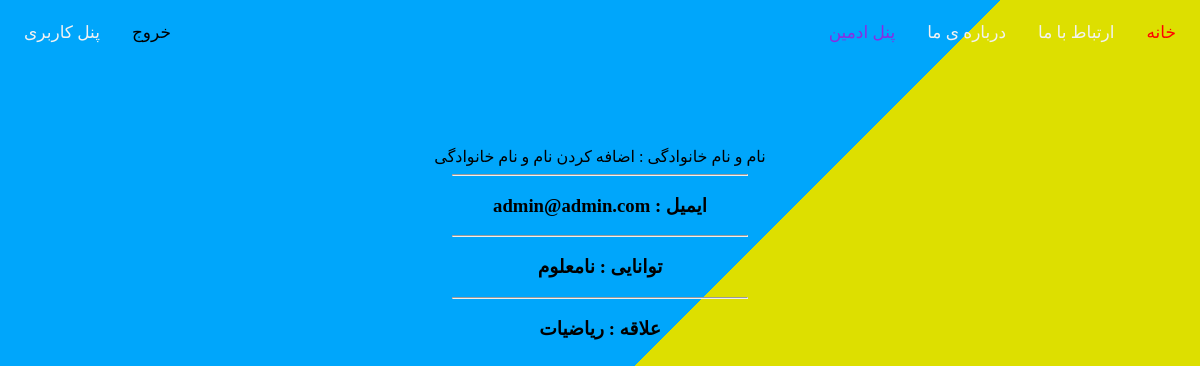
The page /user_pannel (signed in) on the database as committed earlier.
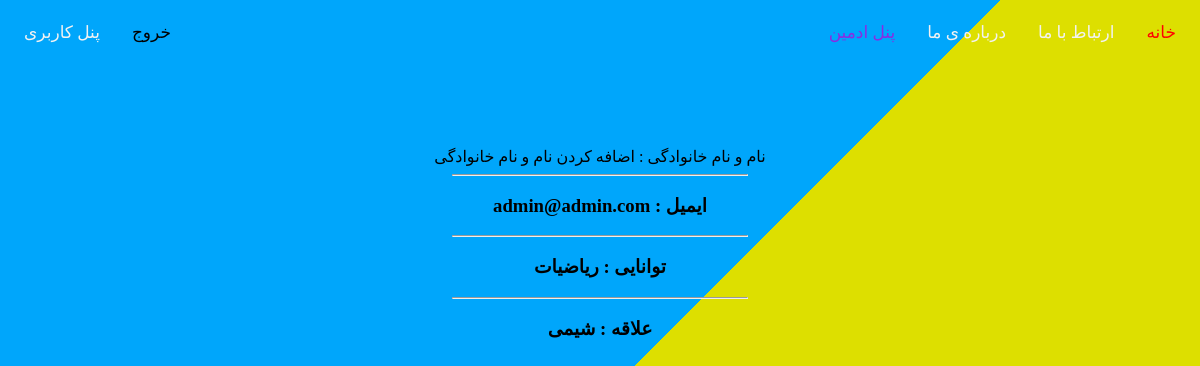
The same page on the database as committed later.
### user_App/models.py (models this page shows, shortened)
class PersonModel(models.Model):
    user = models.OneToOneField(
        User,
        on_delete=models.CASCADE,
        related_name="user_person",
        verbose_name="کاربر"
    )
    ability = models.CharField(max_length=300, null=True, blank=True, verbose_name="توانایی های کاربر")
    favorite = models.CharField(max_length=300, null=True, blank=True, verbose_name="علاقه های کاربر")
    review = models.CharField(max_length=300, null=True, blank=True, verbose_name="ارزیابی کلی")
    class Meta:
        verbose_name = "بررسی شخصیتی"
        verbose_name_plural = "بررسی های شخصیت ها"

### user_App/views.py (the view)
# urls.py: path("user_pannel", views.UserPannelView.as_view(), name="user-pannel")
class UserPannelView(View):
    def get(self, request: HttpRequest):
        if request.user.id != None:
            user: User = User.objects.filter(email__iexact=request.user.email).first()
            person_model: PersonModel = PersonModel.objects.filter(user_id__exact=request.user.id).first()
            context = {
                "user":user,
                "person_model":person_model
            }
            return render(request, "user/user_pannel.html", context)
        else:
            login_form = RegisterForm()
            context = {
                "login_form": login_form
            }
            return render(request, "user/login.html", context)

### templates/user/user_pannel.html (shortened to what this page needs)
{% extends "shared/blank.html" %}
{% block content %}
    <br><br><br><br><br>
    {% if user.first_name == "" %}
        <div class="txt-userpannel"><a href="#"> نام و نام خانوادگی : اضافه کردن نام و نام خانوادگی</a></div>
        <hr class="hr-userpannel">
    {% else %}
        <h3 class="txt-userpannel">{{ user.first_name }} {{ user.last_name }}</h3>
        <hr class="hr-userpannel">
    {% endif %}
    <h3 class="txt-userpannel">{{ user.email }} : ایمیل </h3>
    {% if person_model.ability != None %}
        <hr class="hr-userpannel">
        <h3 class="txt-userpannel">توانایی :  {{ person_model.ability }}</h3>
    {% endif %}
    {% if person_model.favorite != None %}
         <hr class="hr-userpannel">
        <h3 class="txt-userpannel"> علاقه : {{ person_model.favorite }}</h3>
    {% endif %}
{% endblock %}

### templates/shared/blank.html (shortened to what this page needs)
<!DOCTYPE html>
<html lang="en">
<head>
    <link rel="stylesheet" href="/static/css/style.css">
</head>
<body>
    <div class="topnav">
        <a class="active" href="#home">خانه</a>
        <a href="#contact">ارتباط با ما</a>
        <a href="#about">درباره ی ما</a>
        {% if request.user.is_authenticated %}
            {% if request.user.is_superuser %}
                <a class="admin" href="/admin"> پنل ادمین</a>
            {% endif %}
            <a class="split" href="{% url "user-pannel" %}"> پنل کاربری</a>
            <a class="split logout" href="{% url 'logout-page' %}">خروج</a>
        {% else %}
            <a class="split" href="{% url "register" %}">ثبت نام</a>
            <a class="split" href="#">/</a>
            <a class="split" href="{% url "login-page" %}">ورود</a>
        {% endif %}
    </div>
    {% block content %}{% endblock %}
</body>
</html>

### static/css/style.css (style rules this page uses)
html { font-size: 100%; font-family: "Vazir"; }
.topnav { overflow: hidden; }
.topnav a { float: right; color: #f2f2f2; text-align: center; padding: 14px 16px; text-decoration: none; font-size: 17px; }
.topnav a.active { color: red; }
.topnav a.split { float: left; }
.topnav a.logout { color: black; }
.topnav a.admin { color: blueviolet; }
* { font-family: Vazir;box-sizing: border-box; }
body { background: linear-gradient(135deg, #00a6fb 50%, #dddf00 50%) 100%/cover no-repeat fixed; }
:root { --color: #000000; }
html { scroll-behavior: smooth; }
a { text-decoration: none; color: var(--color); }
.txt-userpannel { text-align: center; }
.hr-userpannel { width: 25%; }

Rows that differ between the two databases and show on the page:
removed PersonModel: ability "نامعلوم", favorite "ریاضیات"
added PersonModel: ability "ریاضیات", favorite "شیمی"
